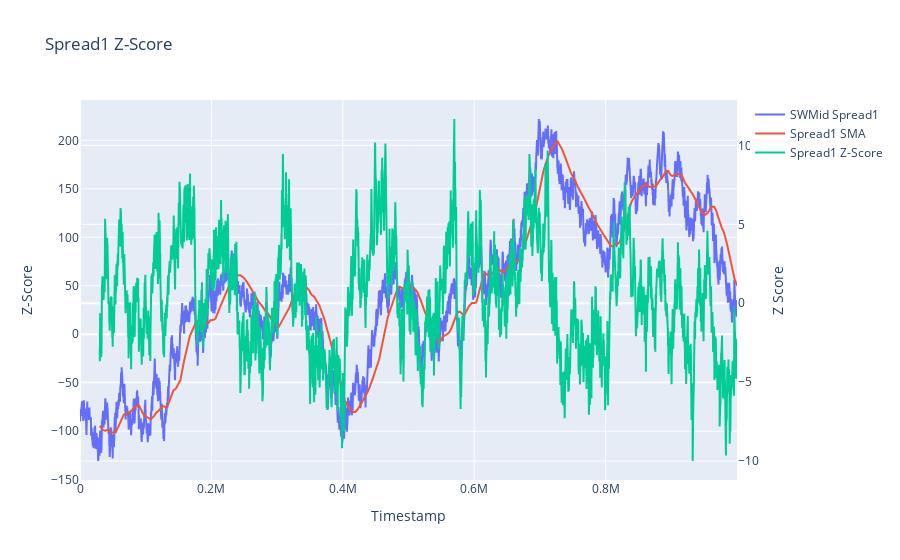

Notebook cell for this chart:
### Code cell
fig = go.Figure()

fig.add_trace(go.Scatter(x=mk['timestamp'], y=mk['swmid_price_spread1'], mode='lines', name='SWMid Spread1'))
fig.add_trace(go.Scatter(x=mk['timestamp'], y=mk['spread1_sma'], mode='lines', name='Spread1 SMA'))
fig.add_trace(go.Scatter(x=mk['timestamp'], y=mk['spread1_zscore'], mode='lines', name='Spread1 Z-Score', yaxis='y2'))

fig.update_layout(yaxis2=dict(title='Z Score', overlaying='y', side='right'))
fig.update_layout(title='Spread1 Z-Score', xaxis_title='Timestamp', yaxis_title='Z-Score')
fig.show()

### Figure 1 — Plotly figure (JSON) as saved in the notebook; plotly's stock layout.template omitted (floating-point values rounded to 4 significant figures; data arrays with more than 128 entries replaced by an {"elided": "..."} marker saying what was removed)
{"data": [{"mode": "lines", "name": "SWMid Spread1", "type": "scatter", "x": {"elided": "10000 int values"}, "y": {"elided": "10000 float values"}}, {"mode": "lines", "name": "Spread1 SMA", "type": "scatter", "x": {"elided": "10000 int values"}, "y": {"elided": "10000 float values"}}, {"mode": "lines", "name": "Spread1 Z-Score", "type": "scatter", "x": {"elided": "10000 int values"}, "y": {"elided": "10000 float values"}, "yaxis": "y2"}], "layout": {"title": {"text": "Spread1 Z-Score"}, "xaxis": {"title": {"text": "Timestamp"}}, "yaxis": {"title": {"text": "Z-Score"}}, "yaxis2": {"overlaying": "y", "side": "right", "title": {"text": "Z Score"}}}}
